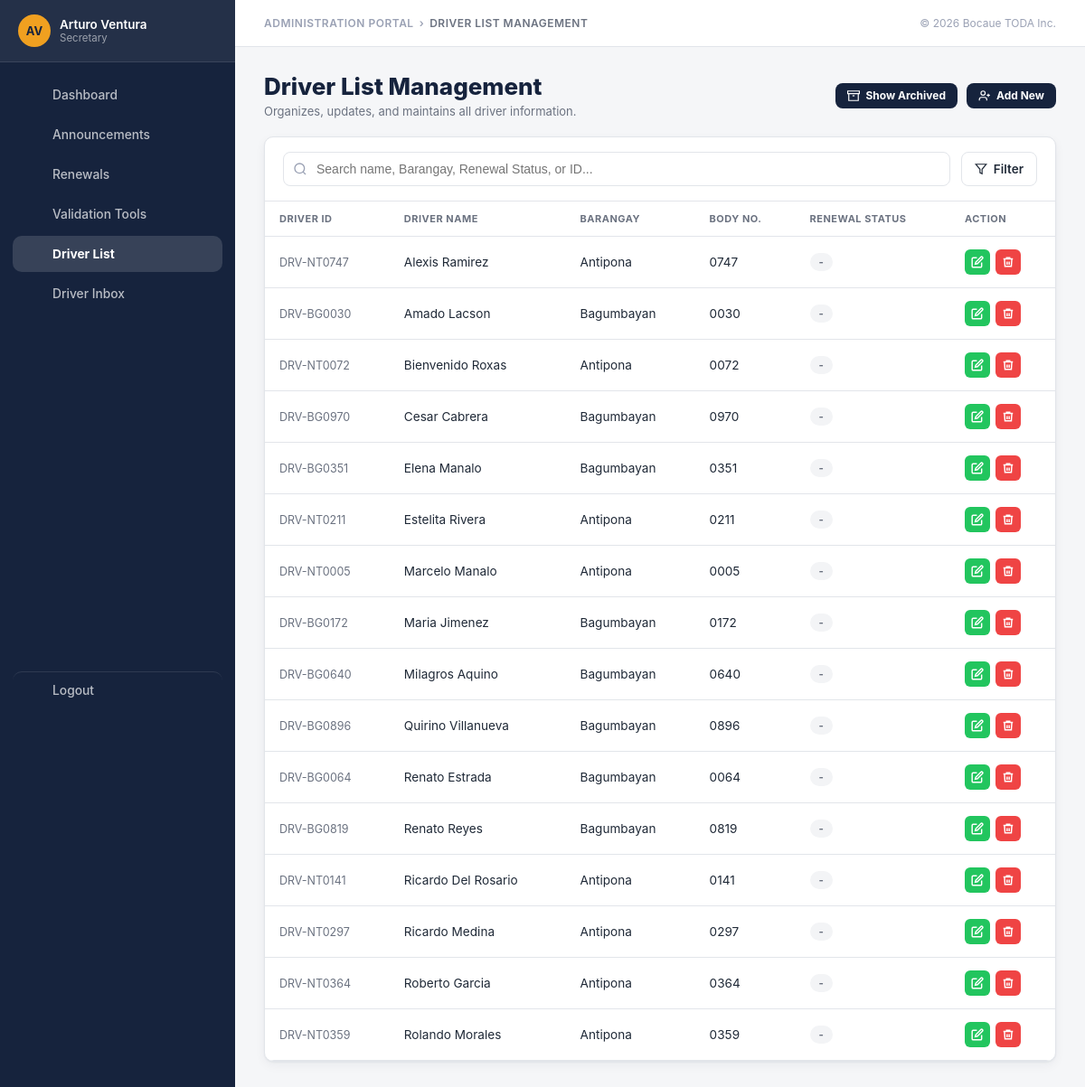
/Admin_BOFETODA/driver_list.php (signed in), run on the app's committed database.
### tables this page shows
CREATE TABLE IF NOT EXISTS officers (
    id              INT UNSIGNED AUTO_INCREMENT PRIMARY KEY,
    officer_id      VARCHAR(20)  NOT NULL UNIQUE,
    name            VARCHAR(100) NOT NULL,
    initials        VARCHAR(5)   NOT NULL,
    password        VARCHAR(255) NOT NULL,
    role            ENUM('president','secretary') NOT NULL,
    is_active       TINYINT(1)   NOT NULL DEFAULT 1,
    created_at      TIMESTAMP    NOT NULL DEFAULT CURRENT_TIMESTAMP,
    updated_at      TIMESTAMP    NOT NULL DEFAULT CURRENT_TIMESTAMP
                                   ON UPDATE CURRENT_TIMESTAMP
);

CREATE TABLE IF NOT EXISTS drivers (
    id              INT UNSIGNED AUTO_INCREMENT PRIMARY KEY,
    driver_id       VARCHAR(20)  NOT NULL UNIQUE,
    name            VARCHAR(100) NOT NULL,
    age             TINYINT UNSIGNED,
    birthday        DATE,
    contact_no      VARCHAR(20),
    address         VARCHAR(255),
    barangay_id     INT UNSIGNED NOT NULL,
    body_no         VARCHAR(20)  NOT NULL,
    color_id        INT UNSIGNED NOT NULL,
    renewal_status  ENUM('-','Pending Renewal','Validated Renewal',
                          'Approved Renewal','Rejected Renewal')
                                 NOT NULL DEFAULT '-',
    password        VARCHAR(255) NOT NULL,
    is_archived     TINYINT(1)   NOT NULL DEFAULT 0,
    created_at      TIMESTAMP    NOT NULL DEFAULT CURRENT_TIMESTAMP,
    updated_at      TIMESTAMP    NOT NULL DEFAULT CURRENT_TIMESTAMP
                                   ON UPDATE CURRENT_TIMESTAMP,
    CONSTRAINT fk_drivers_barangay FOREIGN KEY (barangay_id)
        REFERENCES barangays(barangay_id) ON UPDATE CASCADE,
    CONSTRAINT fk_drivers_color FOREIGN KEY (color_id)
        REFERENCES colors(color_id) ON UPDATE CASCADE,
    INDEX idx_drivers_barangay (barangay_id),
    INDEX idx_drivers_status (renewal_status)
);

CREATE TABLE IF NOT EXISTS barangays (
    barangay_id     INT UNSIGNED AUTO_INCREMENT PRIMARY KEY,
    name            VARCHAR(60) NOT NULL UNIQUE
);

### Admin_BOFETODA/driver_list.php (the view, shortened to what this page needs)
<?php
require_once __DIR__ . '/config.php';
$officer   = current_officer();
$role      = $officer['role'] ?? 'secretary';
$canManage = in_array($role, ['president', 'secretary'], true);
$drivers   = d('drivers');
$isArchived = (($_GET['view'] ?? 'active') === 'archived');
?>
<!DOCTYPE html>
<html lang="en">
<head>
</head>
<body>
<?php render_sidebar('driverlist'); ?>
<div class="main-col">
  <?php render_topbar('Administration Portal', 'Driver list Management', 'Organizes, updates, and maintains all driver information.'); ?>
  <div class="page">
    <div class="header-row">
      <div>
        <h2 class="page-title">
          Driver List Management
        </h2>
        <p class="page-subtitle">Organizes, updates, and maintains all driver information.</p>
      </div>
      <?php if ($canManage): ?>
      <div class="header-btns">
        <?php if ($isArchived): ?>
          <a class="btn btn-primary btn-sm" href="<?= BASE_URL ?>/driver_list.php">
            <svg width="14" height="14" viewBox="0 0 24 24" fill="none" stroke="currentColor" stroke-width="2"><path d="M19 12H5"/><path d="M12 19l-7-7 7-7"/></svg>
            Back
          </a>
        <?php else: ?>
          <a class="btn btn-primary btn-sm" href="<?= BASE_URL ?>/driver_list.php?view=archived">
            <svg width="14" height="14" viewBox="0 0 24 24" fill="none" stroke="currentColor" stroke-width="2"><path d="M21 8v13H3V8"/><path d="M1 3h22v5H1z"/><path d="M10 12h4"/></svg>
            Show Archived
          </a>
        <?php endif; ?>
        <button type="button" class="btn btn-primary btn-sm" data-open-modal="add-driver-modal">
          <svg width="14" height="14" viewBox="0 0 24 24" fill="none" stroke="currentColor" stroke-width="2"><path d="M16 21v-2a4 4 0 0 0-4-4H6a4 4 0 0 0-4 4v2"/><circle cx="9" cy="7" r="4"/><line x1="19" y1="8" x2="19" y2="14"/><line x1="22" y1="11" x2="16" y2="11"/></svg>
          Add New
        </button>
      </div>
      <?php endif; ?>
    </div>
    <div class="card" style="overflow:visible;">
      <div class="filter-bar">
        <input type="search" placeholder="Search name, Barangay, Renewal Status, or ID..." id="drvSearch">
        <button type="button" class="btn-filter" id="filterToggleBtn">
          <svg width="14" height="14" viewBox="0 0 24 24" fill="none" stroke="currentColor" stroke-width="2"><polygon points="22 3 2 3 10 12.46 10 19 14 21 14 12.46 22 3"/></svg>
          Filter
        </button>
      </div>
      <div class="table-wrap drv-table-wrap">
        <table class="drv-table" id="driversTable">
          <thead>
            <tr>
              <th>Driver ID</th>
              <th>Driver Name</th>
              <th>Barangay</th>
              <th>Body No.</th>
              <th>Renewal Status</th>
              <?php if ($canManage): ?><th>Action</th><?php endif; ?>
            </tr>
          </thead>
          <tbody>
            <?php if (!$isArchived): ?>
              <?php foreach ($drivers as $drv): ?>
                <tr class="is-clickable <?= row_class_for_status($drv['status']) ?>" data-open-modal="view-<?= e($drv['driver_id']) ?>" title="View driver details" data-barangay="<?= e($drv['barangay']) ?>" data-status="<?= e($drv['status']) ?>">
                  <td class="id-col"><?= e($drv['driver_id']) ?></td>
                  <td><?= e($drv['name']) ?></td>
                  <td><?= e($drv['barangay']) ?></td>
                  <td><?= e($drv['body_no']) ?></td>
                  <td><span class="badge <?= badge_class_for_status($drv['status']) ?>"><?= e($drv['status']) ?></span></td>
                  <?php if ($canManage): ?>
                  <td>
                    <div class="action-btns" data-stop-row-click>
                      <button type="button" class="icon-btn edit" data-open-modal="edit-<?= e($drv['driver_id']) ?>" title="Edit">
                        <svg viewBox="0 0 24 24" fill="none" stroke="#fff" stroke-width="2.5"><path d="M11 4H4a2 2 0 0 0-2 2v14a2 2 0 0 0 2 2h14a2 2 0 0 0 2-2v-7"/><path d="M18.5 2.5a2.121 2.121 0 0 1 3 3L12 15l-4 1 1-4 9.5-9.5z"/></svg>
                      </button>
                      <button type="button" class="icon-btn delete" data-open-modal="delete-<?= e($drv['driver_id']) ?>" title="Archive">
                        <svg viewBox="0 0 24 24" fill="none" stroke="#fff" stroke-width="2.5"><polyline points="3 6 5 6 21 6"/><path d="M19 6l-1 14H6L5 6"/><path d="M10 11v6M14 11v6"/><path d="M9 6V4h6v2"/></svg>
                      </button>
                    </div>
                  </td>
                  <?php endif; ?>
                </tr>
              <?php endforeach; ?>
            <?php endif; ?>
          </tbody>
        </table>
      </div>
    </div>
  </div>
</div>
</body>
</html>

### Admin_BOFETODA/config.php (shortened to what this page needs)
<?php
function d($key) {
    switch ($key) {
        case 'drivers':           return db_get_drivers(false);
        case 'archived_drivers':  return db_get_drivers(true);
        case 'barangays':         return db_get_barangay_counts();
        case 'colors':            return db_get_colors();
    }
}
function db_get_cycle_start() {
    $pdo = get_pdo();
    return $pdo->query(
        "SELECT created_at FROM announcements WHERE opened_date <= CURDATE() ORDER BY announcement_id DESC LIMIT 1"
    )->fetchColumn();
}
function db_get_drivers($archived) {
    $pdo = get_pdo();
    $cycleStart = db_get_cycle_start();
    if ($cycleStart) {
        $statusExpr = "CASE
                WHEN d.renewal_status IN ('Approved Renewal', 'Rejected Renewal')
                     AND NOT EXISTS (
                         SELECT 1 FROM applications a2
                         WHERE a2.driver_id = d.driver_id AND a2.submitted_at > :cycle_start
                     )
                THEN '-'
                ELSE d.renewal_status
            END AS status";
    } else {
        $statusExpr = 'd.renewal_status AS status';
    }
    $stmt = $pdo->prepare(
        "SELECT d.driver_id, d.name, d.age, d.birthday, d.contact_no AS contact, d.address,
                b.name AS barangay, d.body_no, c.name AS color, $statusExpr,
                d.password
         FROM drivers d
         JOIN barangays b ON b.barangay_id = d.barangay_id
         JOIN colors    c ON c.color_id    = d.color_id
         WHERE d.is_archived = :archived
         ORDER BY d.name"
    );
    $params = ['archived' => $archived ? 1 : 0];
    $stmt->execute($params);
    $rows = $stmt->fetchAll();
    return $rows;
}
function db_get_barangay_counts() {
    $pdo = get_pdo();
    $rows = $pdo->query(
        'SELECT b.name, COUNT(d.driver_id) AS cnt
         FROM barangays b
         LEFT JOIN drivers d ON d.barangay_id = b.barangay_id AND d.is_archived = 0
         GROUP BY b.name
         ORDER BY b.name'
    )->fetchAll();
    $out = [];
    foreach ($rows as $r) {
        $out[$r['name']] = (int) $r['cnt'];
    }
    return $out;
}
function db_get_colors() {
    $pdo = get_pdo();
    return $pdo->query('SELECT name FROM colors ORDER BY name')->fetchAll(PDO::FETCH_COLUMN);
}
function current_officer() {
    $id = $_SESSION['officer_id'];
    $pdo = get_pdo();
    $stmt = $pdo->prepare('SELECT officer_id, name, initials, role, password FROM officers WHERE officer_id = :id AND is_active = 1');
    $stmt->execute(['id' => $id]);
    $row = $stmt->fetch();
    return [
        'id'       => $row['officer_id'],
        'name'     => $row['name'],
        'role'     => $row['role'],
        'initials' => $row['initials'],
        'password' => $row['password'],
    ];
}
function badge_class_for_status($status) {
    $status = strtolower(trim($status));
    if ($status === '-' || str_contains($status, 'unrenewed')) return 'is-neutral';
    return 'is-pending';
}
function row_class_for_status($status) {
    $status = strtolower(trim($status));
    return '';
}
function e($value) { return htmlspecialchars((string) $value, ENT_QUOTES, 'UTF-8'); }
?>
<?php
function nav_icon($name) {
    $icons = [
        'dashboard'   => '<rect x="3" y="3" width="7" height="9" rx="1.5"/><rect x="14" y="3" width="7" height="5" rx="1.5"/><rect x="14" y="12" width="7" height="9" rx="1.5"/><rect x="3" y="16" width="7" height="5" rx="1.5"/>',
        'megaphone'   => '<path d="M3 11l18-5v12L3 13v-2z"/><path d="M11.6 16.8a3 3 0 1 1-5.8-1.6"/>',
        'mail'        => '<rect x="3" y="5" width="18" height="14" rx="2"/><path d="M3 7l9 6 9-6"/>',
        'validate'    => '<path d="M21 12a9 9 0 1 1-3.5-7.1"/><path d="M21 3v6h-6"/><path d="M9 12l2 2 4-4"/>',
        'user'        => '<circle cx="12" cy="8" r="4"/><path d="M4 20c0-4 4-6 8-6s8 2 8 6"/>',
        'check'       => '<path d="M20 6L9 17l-5-5"/>',
        'chart'       => '<path d="M4 20V10"/><path d="M12 20V4"/><path d="M20 20v-7"/>',
        'message'     => '<path d="M21 15a2 2 0 0 1-2 2H7l-4 4V5a2 2 0 0 1 2-2h14a2 2 0 0 1 2 2z"/>',
        'logout'      => '<path d="M9 21H5a2 2 0 0 1-2-2V5a2 2 0 0 1 2-2h4"/><path d="M16 17l5-5-5-5"/><path d="M21 12H9"/>',
    ];
    $path = $icons[$name] ?? '';
    return '<svg viewBox="0 0 24 24" fill="none" stroke="currentColor" stroke-width="2" stroke-linecap="round" stroke-linejoin="round">' . $path . '</svg>';
}
function render_sidebar($active) {
    $officer = current_officer();
    $role = $officer['role'] ?? 'secretary';
    ?>
<aside class="sidebar">
 <div class="sidebar__inner">
  <button type="button" class="sidebar__officer" data-open-modal="profile-modal">
    <div class="sidebar__avatar"><?= e($officer['initials'] ?? '??') ?></div>
    <div>
      <div class="sidebar__officer-name"><?= e($officer['name'] ?? 'Officer') ?></div>
      <div class="sidebar__officer-role"><?= e($role) ?></div>
    </div>
  </button>
  <nav class="sidebar__nav">
    <a class="nav-link <?= $active === 'dashboard' ? 'is-active' : '' ?>" href="<?= BASE_URL ?>/dashboard.php"><span class="nav-link__icon"><?= nav_icon('dashboard') ?></span> Dashboard</a>
    <a class="nav-link <?= $active === 'general_announcements' ? 'is-active' : '' ?>" href="<?= BASE_URL ?>/manage_announcements.php"><span class="nav-link__icon"><?= nav_icon('megaphone') ?></span> Announcements</a>
    <a class="nav-link <?= $active === 'announcements' ? 'is-active' : '' ?>" href="<?= BASE_URL ?>/announcements.php"><span class="nav-link__icon"><?= nav_icon('mail') ?></span> Renewals</a>
    <?php if ($role === 'secretary'): ?>
      <a class="nav-link <?= $active === 'validation' ? 'is-active' : '' ?>" href="<?= BASE_URL ?>/validation_tools.php"><span class="nav-link__icon"><?= nav_icon('validate') ?></span> Validation Tools</a>
    <?php endif; ?>
    <a class="nav-link <?= $active === 'driverlist' ? 'is-active' : '' ?>" href="<?= BASE_URL ?>/driver_list.php"><span class="nav-link__icon"><?= nav_icon('user') ?></span> Driver List</a>
    <a class="nav-link <?= $active === 'driver_inbox' ? 'is-active' : '' ?>" href="<?= BASE_URL ?>/driver_inbox.php">
      <span class="nav-link__icon"><?= nav_icon('message') ?></span> Driver Inbox
    </a>
    <a class="nav-link nav-link--logout" href="#" data-open-modal="logout-modal"><span class="nav-link__icon"><?= nav_icon('logout') ?></span> Logout</a>
  </nav>
 </div>
</aside>
<?php
}
function render_topbar($crumb, $title, $sub) {
?>
  <div class="topbar">
    <div>
      <div class="topbar__crumb">
        <span class="topbar__crumb-link"><?= e($crumb) ?></span>
        <span class="topbar__crumb-sep">&rsaquo;</span>
        <span class="topbar__crumb-page"><?= e($title) ?></span>
      </div>
    </div>
    <div class="topbar__meta">&copy; <?= APP_YEAR ?> <?= e(APP_NAME) ?></div>
  </div>
<?php
}
?>

### data on the page
officers: initials "AV", name "Arturo Ventura", role "Secretary"
drivers: driver "DRV-NT0747", name "Alexis Ramirez", barangay.name "Antipona", body_no "0747", renewal_status "-"
drivers: driver "DRV-BG0030", name "Amado Lacson", barangay.name "Bagumbayan", body_no "0030", renewal_status "-"
drivers: driver "DRV-NT0072", name "Bienvenido Roxas", barangay.name "Antipona", body_no "0072", renewal_status "-"
drivers: driver "DRV-BG0970", name "Cesar Cabrera", barangay.name "Bagumbayan", body_no "0970", renewal_status "-"
drivers: driver "DRV-BG0351", name "Elena Manalo", barangay.name "Bagumbayan", body_no "0351", renewal_status "-"
drivers: driver "DRV-NT0211", name "Estelita Rivera", barangay.name "Antipona", body_no "0211", renewal_status "-"
drivers: driver "DRV-NT0005", name "Marcelo Manalo", barangay.name "Antipona", body_no "0005", renewal_status "-"
drivers: driver "DRV-BG0172", name "Maria Jimenez", barangay.name "Bagumbayan", body_no "0172", renewal_status "-"
drivers: driver "DRV-BG0640", name "Milagros Aquino", barangay.name "Bagumbayan", body_no "0640", renewal_status "-"
drivers: driver "DRV-BG0896", name "Quirino Villanueva", barangay.name "Bagumbayan", body_no "0896", renewal_status "-"
drivers: driver "DRV-BG0064", name "Renato Estrada", barangay.name "Bagumbayan", body_no "0064", renewal_status "-"
drivers: driver "DRV-BG0819", name "Renato Reyes", barangay.name "Bagumbayan", body_no "0819", renewal_status "-"
drivers: driver "DRV-NT0141", name "Ricardo Del Rosario", barangay.name "Antipona", body_no "0141", renewal_status "-"
drivers: driver "DRV-NT0297", name "Ricardo Medina", barangay.name "Antipona", body_no "0297", renewal_status "-"
drivers: driver "DRV-NT0364", name "Roberto Garcia", barangay.name "Antipona", body_no "0364", renewal_status "-"
drivers: driver "DRV-NT0359", name "Rolando Morales", barangay.name "Antipona", body_no "0359", renewal_status "-"

### other printed values
$crumb "ADMINISTRATION PORTAL"
$title "DRIVER LIST MANAGEMENT"
APP_YEAR "2026"
APP_NAME "Bocaue TODA Inc."
